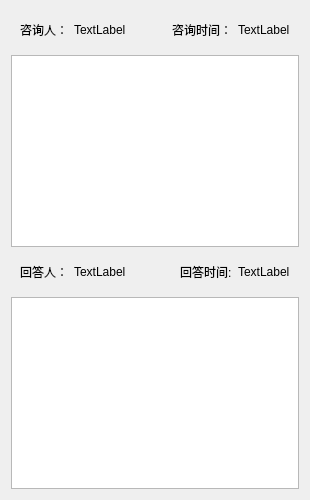
       <widget class="QWidget" name="exshow">
        <layout class="QVBoxLayout" name="verticalLayout_12">
         <item>
          <widget class="QWidget" name="widget_8" native="true">
           <layout class="QHBoxLayout" name="horizontalLayout_17">
            <item>
             <widget class="QLabel" name="label_7">
              <property name="text">
               <string>咨询人：</string>
              </property>
             </widget>
            </item>
            <item>
             <widget class="QLabel" name="qname">
              <property name="text">
               <string>TextLabel</string>
              </property>
             </widget>
            </item>
            <item>
             <spacer name="horizontalSpacer_11">
              <property name="orientation">
               <enum>Qt::Horizontal</enum>
              </property>
              <property name="sizeHint" stdset="0">
               <size>
                <width>40</width>
                <height>20</height>
               </size>
              </property>
             </spacer>
            </item>
            <item>
             <widget class="QLabel" name="label_8">
              <property name="text">
               <string>咨询时间：</string>
              </property>
             </widget>
            </item>
            <item>
             <widget class="QLabel" name="qdate">
              <property name="text">
               <string>TextLabel</string>
              </property>
             </widget>
            </item>
           </layout>
          </widget>
         </item>
         <item>
          <widget class="QPlainTextEdit" name="qshow"/>
         </item>
         <item>
          <widget class="QWidget" name="widget_9" native="true">
           <layout class="QHBoxLayout" name="horizontalLayout_18">
            <item>
             <widget class="QLabel" name="label_9">
              <property name="text">
               <string>回答人：</string>
              </property>
             </widget>
            </item>
            <item>
             <widget class="QLabel" name="aname">
              <property name="text">
               <string>TextLabel</string>
              </property>
             </widget>
            </item>
            <item>
             <spacer name="horizontalSpacer_12">
              <property name="orientation">
               <enum>Qt::Horizontal</enum>
              </property>
              <property name="sizeHint" stdset="0">
               <size>
                <width>40</width>
                <height>20</height>
               </size>
              </property>
             </spacer>
            </item>
            <item>
             <widget class="QLabel" name="label_11">
              <property name="text">
               <string>回答时间:</string>
              </property>
             </widget>
            </item>
            <item>
             <widget class="QLabel" name="adate">
              <property name="text">
               <string>TextLabel</string>
              </property>
             </widget>
            </item>
           </layout>
          </widget>
         </item>
         <item>
          <widget class="QPlainTextEdit" name="ashow"/>
         </item>
        </layout>
       </widget>
